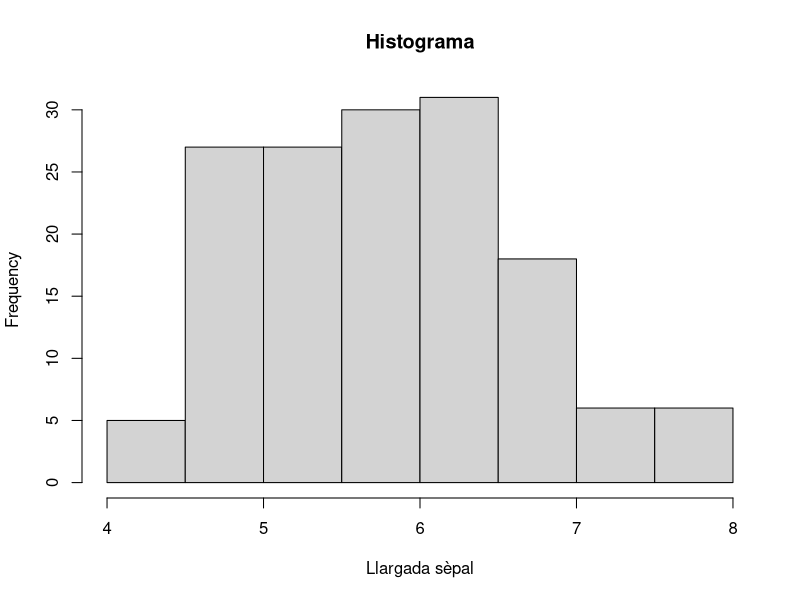
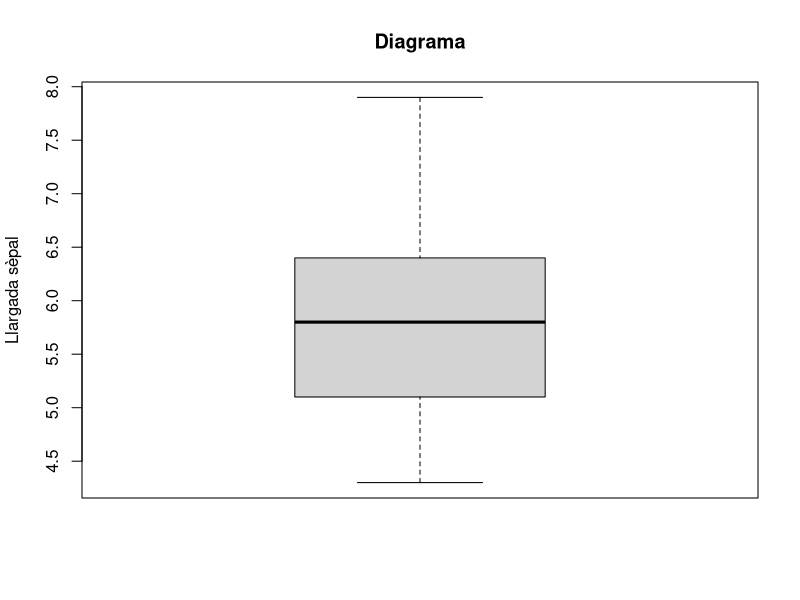
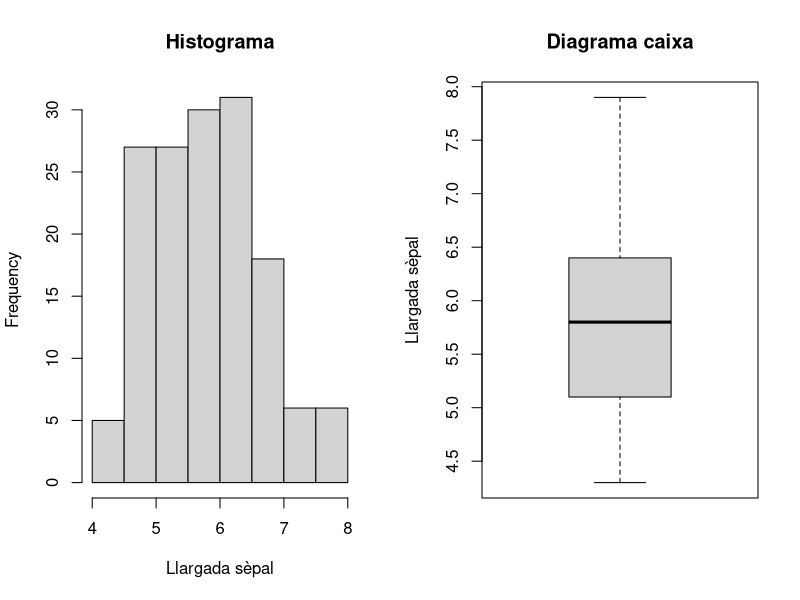
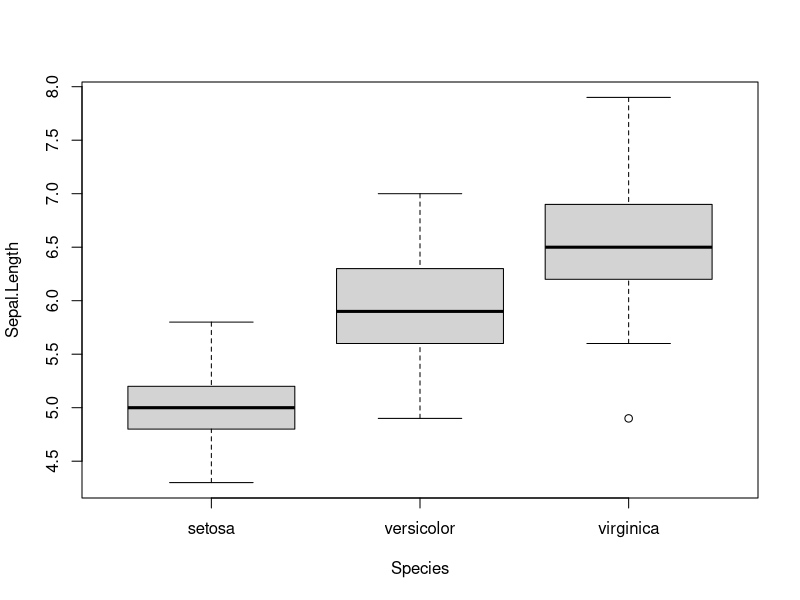
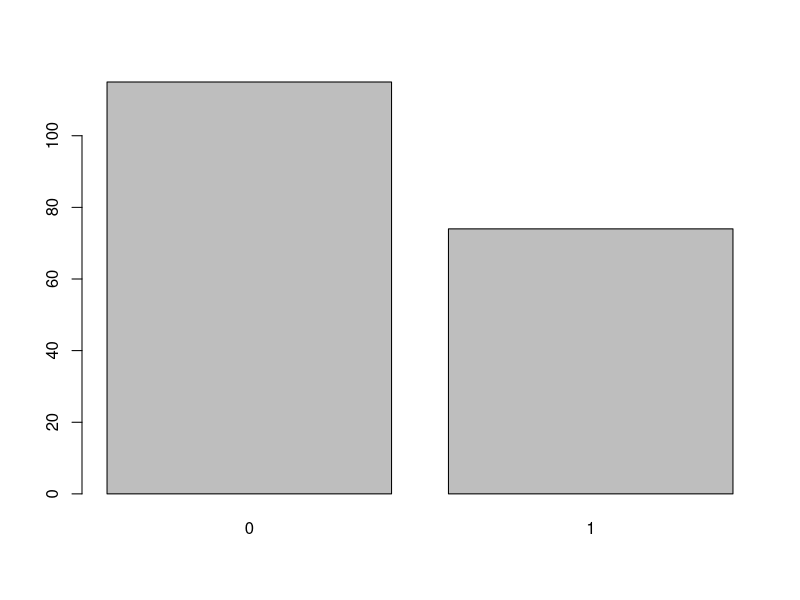

Source code (R) for these figures, in order:
## ---- chunk 1
head(iris)
## ---- chunk 2
data(birthwt, package = 'MASS')
head(birthwt)
## ---- chunk 3
hist(iris[['Sepal.Length']], 
     main = 'Histograma', xlab='Llargada sèpal')
## ---- chunk 4
boxplot(iris[['Sepal.Length']], 
        main = 'Diagrama', ylab='Llargada sèpal')
## ---- chunk 5
par(mfrow=c(1,2))
hist(iris[['Sepal.Length']], 
     main = 'Histograma', xlab='Llargada sèpal')
boxplot(iris[['Sepal.Length']], 
        main = 'Diagrama caixa', ylab='Llargada sèpal')
par(mfrow=c(1,1))
## ---- chunk 6
summary(iris[['Sepal.Length']])
## ---- chunk 7
mean(iris[['Sepal.Length']])
## ---- chunk 8
sd(iris[['Sepal.Length']])
## ---- chunk 9
with(iris, tapply(Sepal.Length, Species, summary))
## ---- chunk 10
boxplot(Sepal.Length~Species, data=iris)
## ---- chunk 11
barplot(table(birthwt[['smoke']]))
## ---- chunk 12
(tab <- table(birthwt[['smoke']]))
## ---- chunk 13
prop.table(tab)
